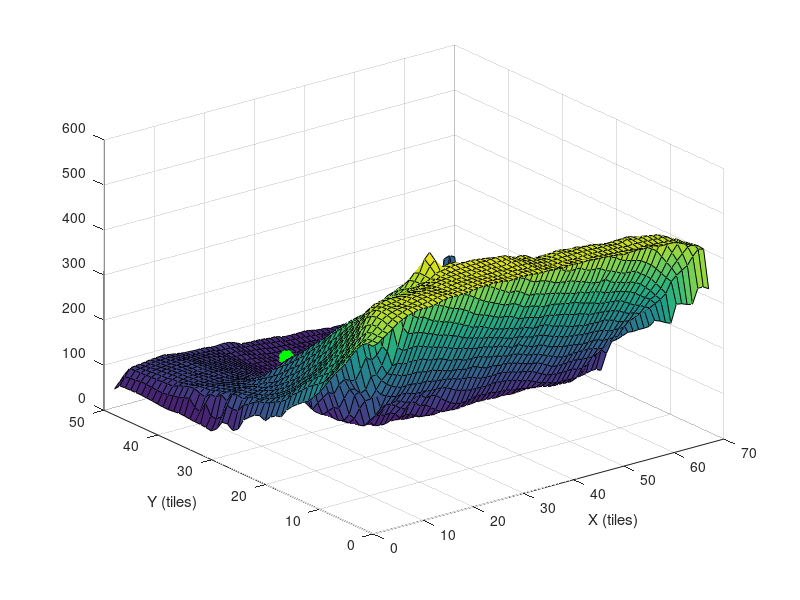

Here is the MATLAB script that generated this plot:
% clc; 
% clear all;
% close all;

load('T2');
load('OptimalPath');
[n, m] = size(T);
optimalPath=OptimalPath;
l = length(optimalPath);

% Convert back the node cardinal number to the corresponding xyz coordinate.
x = zeros(1, l);
y = zeros(1, l);
z = zeros(1, l);
for i = 1 : l
    x(i) = mod(optimalPath(i) - 1, n) + 1;
    y(i) = abs((optimalPath(i) - 1 - mod(optimalPath(i) - 1, n)) / n) + 1;
    z(i) = 1.0 + T(x(i), y(i));
end
figure;
% Draw the optimal path as line.
surf(T);
hold on
% z(1:size(x, 2))=600;
plot3(y, x, z, 'r', 'LineWidth', 2)
% save('C:\Users\Salvo\Desktop\test_correttezza_dpa\dpa\test_robot\Mappa', 'Mappa');
fin=[y' x'];
save('fin', 'fin');
hold on
% Draw asterisk symbol (*) at destination nodes.
plot3(y(l), x(l), z(l)+30, '*g', 'LineWidth', 10)
plot3(y(1), x(1), z(1)+30, 'sr', 'LineWidth', 7)

xlabel('X (tiles)'); ylabel('Y (tiles)');